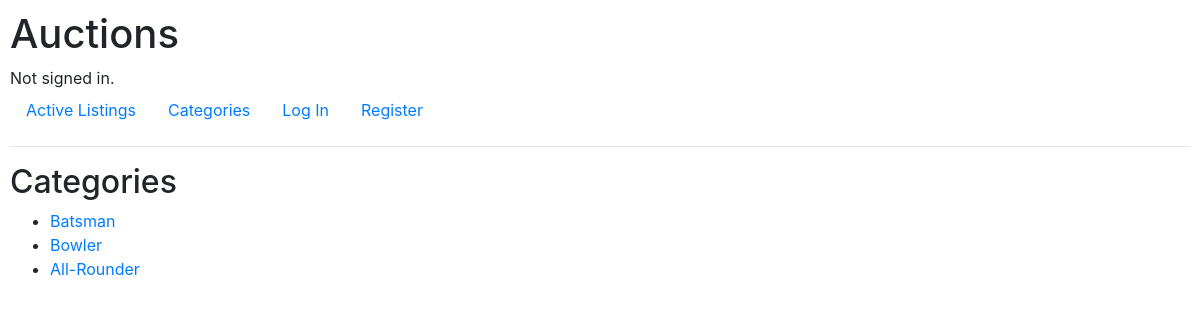
The page /categories on the database its author committed.
### auctions/models.py (models this page shows)
class Category(models.Model):
    categoryName=models.CharField(max_length=50)
    def __str__(self):
        return self.categoryName

### auctions/views.py (the view)
# urls.py: path("categories",views.categories,name="categories"),
def categories(request):
    categories=Category.objects.all()
    return render(request,"auctions/categories.html",{
        "categories":categories
    })

### auctions/templates/auctions/categories.html
{% extends "auctions/layout.html" %}
{% block body %}
    <h2>Categories</h2>
    <ul>
        {%for i in categories%}
        <li><a href="{%url 'dispcategory' i.id%}">{{i}}</a></li>
        {%endfor%}
    </ul>
{% endblock %}

### auctions/static/auctions/styles.css (style rules this page uses)
body { padding: 10px; }

### rows shown on the page
Category: categoryName "Batsman"
Category: categoryName "Bowler"
Category: categoryName "All-Rounder"
